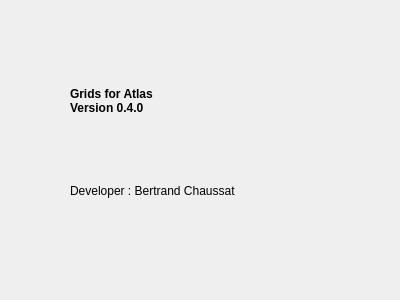
<?xml version="1.0" encoding="UTF-8"?>
<ui version="4.0">
 <class>About_window</class>
 <widget class="QDialog" name="About_window">
  <property name="geometry">
   <rect>
    <x>0</x>
    <y>0</y>
    <width>400</width>
    <height>300</height>
   </rect>
  </property>
  <property name="windowTitle">
   <string>About Grids for Atlas</string>
  </property>
  <widget class="QLabel" name="label">
   <property name="geometry">
    <rect>
     <x>70</x>
     <y>150</y>
     <width>291</width>
     <height>81</height>
    </rect>
   </property>
   <property name="text">
    <string>Developer : Bertrand Chaussat</string>
   </property>
  </widget>
  <widget class="QLabel" name="label_2">
   <property name="geometry">
    <rect>
     <x>70</x>
     <y>80</y>
     <width>181</width>
     <height>41</height>
    </rect>
   </property>
   <property name="font">
    <font>
     <weight>75</weight>
     <bold>true</bold>
    </font>
   </property>
   <property name="text">
    <string>Grids for Atlas
Version 0.4.0</string>
   </property>
  </widget>
 </widget>
 <connections/>
</ui>
